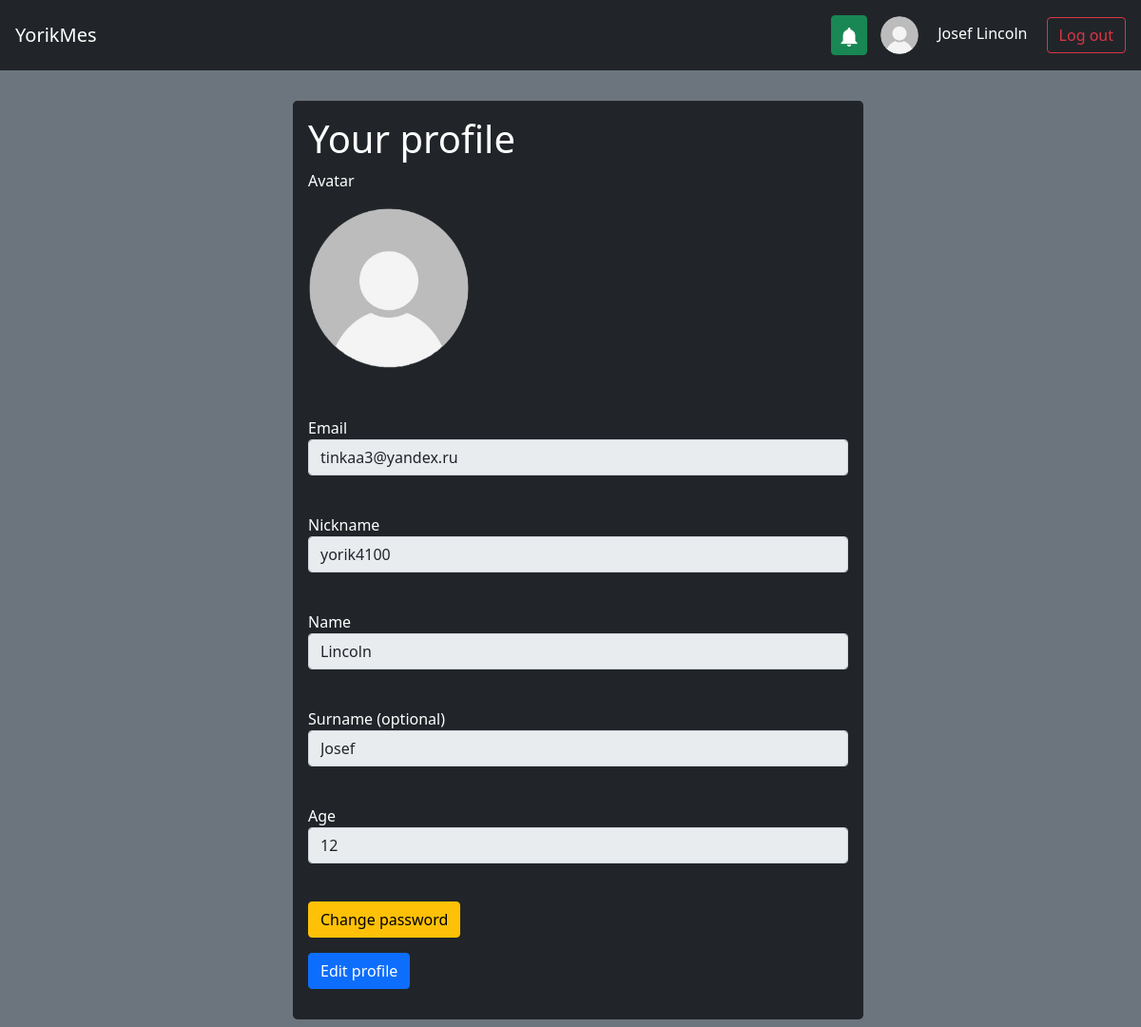
Screenshot of /profile (signed in) with the database file from the repository.
### db_scripts/data/users.py (models this page shows, shortened)
class User(SqlAlchemyBase, UserMixin, SerializerMixin):
    __tablename__ = 'users'
    id = sqlalchemy.Column(sqlalchemy.Integer,
                           primary_key=True, autoincrement=True)
    email = sqlalchemy.Column(sqlalchemy.String,
                              index=True, unique=True, nullable=True)
    nickname = sqlalchemy.Column(sqlalchemy.String, nullable=True)
    surname = sqlalchemy.Column(sqlalchemy.String, nullable=True)
    name = sqlalchemy.Column(sqlalchemy.String, nullable=True)
    age = sqlalchemy.Column(sqlalchemy.Integer, nullable=True)
    hashed_password = sqlalchemy.Column(sqlalchemy.String, nullable=True)
    modified_date = sqlalchemy.Column(sqlalchemy.DateTime,
                                      default=datetime.datetime.now)
    contacts = orm.relationship("Chat", back_populates='user')
    avatar = orm.relationship("Avatar", back_populates='user')

### main.py (the view)
@app.route("/profile", methods=["GET", "POST"])
def profile():
    edit = request.args.get("edit", type=bool, default=False)
    if current_user.is_authenticated:
        db_sess = db_session.create_session()
        form = EditProfileForm()
        form.email.data = current_user.email
        avatar = db_sess.query(Avatar).filter(Avatar.user_id == current_user.id).first()
        if form.validate_on_submit():
            if form.avatar.data:
                image = Image.open(io.BytesIO(form.avatar.data.read()))
                image = image.resize((532, 532))
                if avatar:
                    try:
                        diff = ImageChops.difference(Image.open(f"./src/img/avatars/#{avatar.id}.png"), image).getbbox()
                    except ValueError:
                        diff = True
                else:
                    diff = True
                try:
                    difft = ImageChops.difference(Image.open(f"./src/img/user-profile-icon.png"), image).getbbox()
                except ValueError:
                    difft = True
                if diff and difft:
                    if not avatar:
                        avatar = Avatar()
                        avatar.user_id = current_user.id
                        db_sess.add(avatar)
                        db_sess.commit()
                    avatar = db_sess.query(Avatar).filter(Avatar.user_id == current_user.id).first()
                    image.save(f"./src/img/avatars/#{avatar.id}.png")
            temp = ["email", "nickname", "name", "surname", "age"]
            for i in temp:
                if (eval(f"form.{i}.data") != eval(f"current_user.{i}") and not (eval(f"current_user.{i}") is None
                                                                                 and not eval(f"form.{i}.data"))):
                    break
            else:
                return redirect("/profile")
            if "@" in form.nickname.data:
                return render_template("profile.html", title="Profile", edit=edit, form=form,
                                       message='Don\'t use "@" in nickname')
            if len(form.nickname.data) < 5:
                return render_template("profile.html", title="Profile", edit=edit, form=form,
                                       message="Nickname length should be more than 4 characters")
            if len(form.nickname.data) > 15:
                return render_template("profile.html", title="Profile", edit=edit, form=form,
                                       message="Nickname length should be less than 16 characters")
            if db_sess.query(User).filter(User.nickname == form.nickname.data, User.id != current_user.id).first():
                db_sess.close()
                return render_template("profile.html", title="Profile", edit=edit, form=form,
                                       message="User with this nickname already exists")
            user = db_sess.query(User).get(current_user.id)
            user.nickname = form.nickname.data
            user.name = form.name.data
            user.surname = form.surname.data if form.surname.data else None
            user.age = form.age.data
            user.modified_date = datetime.datetime.now()
            db_sess.commit()
            return redirect("/profile")
        else:
            form.nickname.data = current_user.nickname
            form.name.data = current_user.name
            form.surname.data = current_user.surname if current_user.surname else ""
            form.age.data = current_user.age
            return render_template("profile.html", title="Profile", edit=edit, form=form)
    return redirect("/")

### db_scripts/forms/login_form.py
class EditProfileForm(FlaskForm):
    avatar = FileField("Avatar", validators=[FileAllowed(['jpg', 'png'], 'Images only!')])
    email = EmailField('Email', validators=[DataRequired()])
    nickname = StringField('Nickname', validators=[DataRequired()])
    surname = StringField('Surname (optional)')
    name = StringField('Name', validators=[DataRequired()])
    age = IntegerField("Age", validators=[DataRequired()])
    submit = SubmitField('Submit edit')

### db_scripts/db_session.py (called while the page is built)
def create_session() -> Session:
    global __factory
    return __factory()

### main.py (called while the page is built)
def render_template(*args, **kwargs):
    db_sess = db_session.create_session()
    if current_user.is_authenticated:
        avatar = db_sess.query(Avatar).filter(Avatar.user_id == current_user.id).first()
    else:
        avatar = None
    return flask.render_template(*args, **kwargs, avatar=avatar.id if avatar else None)

@login_manager.user_loader
def load_user(user_id):
    db_sess = db_session.create_session()
    return db_sess.query(User).get(user_id)

### templates/profile.html (shortened to what this page needs)
{% extends "base.html" %}
{% block content %}
<div class="bg-dark p-3 rounded-3" style="width: 50vw; transform: translate(50%, 0);"
     xmlns="http://www.w3.org/1999/html">
        {% if edit %}<h1>Edit profile</h1>{% else %}<h1>Your profile</h1>{% endif %}
        <form action="" method="post" enctype="multipart/form-data">
            <p>
                {{ form.avatar.label }}<br>
                <table>
                    <tr>
                        <td>
                            <label for="avatar"><img src="{{ url_for('static', filename='img/user-profile-icon.png'
                                                            if not avatar else 'img/avatars/#' + avatar|string + '.png') }}"
                                                     style="width: 14vw; margin-right: 50%; margin-bottom:10px; aspect-ratio: 1 / 1;"
                                                     id="target" class="rounded rounded-circle"></label>
                        </td>
                    </tr>
                </table>
                                **{'onchange':'showImage()'}) }}<br>
            </p>
            <p>
                {{ form.email.label }}<br>
                {{ form.email(class="form-control", type="email", disabled=True, readonly=True) }}<br>
            </p>
            <p>
                {{ form.nickname.label }}<br>
                {{ form.nickname(class="form-control", disabled=not edit, readonly=not edit) }}<br>
            </p>
            <p>
                {{ form.name.label }}<br>
                {{ form.name(class="form-control", disabled=not edit, readonly=not edit) }}<br>
            </p>
            <p>
                {{ form.surname.label }}<br>
                {{ form.surname(class="form-control", disabled=not edit, readonly=not edit) }}<br>
            </p>
            <p>
                {{ form.age.label }}<br>
                {{ form.age(class="form-control", disabled=not edit, readonly=not edit) }}<br>
            </p>
            {% if edit %}
                <p>
                    <span>{{ form.submit(type="submit", class="btn btn-success") }}</span>
                    <span><a href="/profile" class="btn btn-danger m-2">Cancel</a></span>
                </p>
            {% else %}
                <p><a href="/change_password" class="btn btn-warning">Change password</a></p>
                <p><a href="/profile?edit=true" class="btn btn-primary">Edit profile</a></p>
            {% endif %}
        </form>
    </div>
{% endblock %}

### templates/base.html (shortened to what this page needs)
<!DOCTYPE html>
<html lang="en">
    <head>
        <link rel="stylesheet"
            href="https://cdn.jsdelivr.net/npm/bootstrap@5.0.0-beta1/dist/css/bootstrap.min.css"
>
    </head>
    <nav class="navbar navbar-dark bg-dark p-3">
        <a class="navbar-brand" href="/">YorikMes</a>
        {% if current_user.is_authenticated %}
            <div class="">
                <button class="btn btn-success opener p-2" type="button" aria-controls="modal-example" onclick="window['modal-example'].showModal()" style="margin-right: 10px;">
                    <img src="{{ url_for('static', filename='img/notification-bell.png') }}" width="20" height="20" alt="">
                </button>
                <a href="/profile" style="text-decoration: none;">
                    <img src="{{ url_for('static', filename='img/user-profile-icon.png'
                    if not avatar else 'img/avatars/#' + avatar|string + '.png') }}" width="40" height="40" alt="" class="rounded rounded-circle">
                    <span class="text-white p-3" id="name_label">{% if current_user.surname %}{{ current_user.surname }}{% endif %} {{ current_user.name }}</span>
                </a>
                <a class="btn btn-outline-danger" href="/logout">Log out</a>
            </div>
        {% else %}
            <div class="">
                <a class="btn btn-outline-success" href="/login">Log in</a>
                <a class="btn btn-primary" href="/register">Register</a>
            </div>
        {% endif %}
    </nav>
    <body class="bg-secondary">
        <main role="main" class="p-2 text-white">
            <br>
            <div>{% block content %}{% endblock %}</div>
        </main>
    </body>
</html>

### templates/base.html (style rules this page uses)
#name_label { white-space: nowrap; width: 300px; overflow: hidden; text-overflow: ellipsis; }

### rows the page displays
User: surname "Josef", name "Lincoln", email "tinkaa3@yandex.ru", nickname "yorik4100", age "12"
